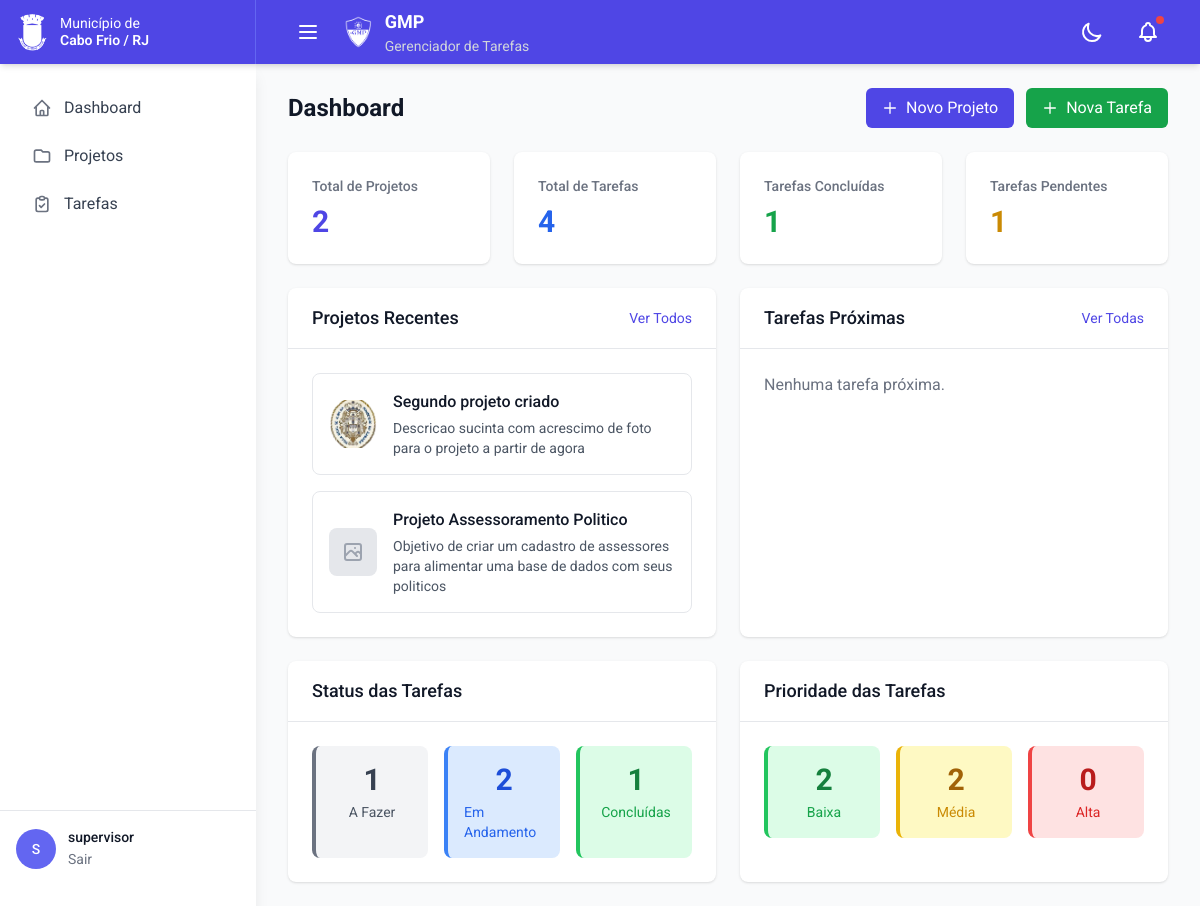
The app's page / (signed in), older data.
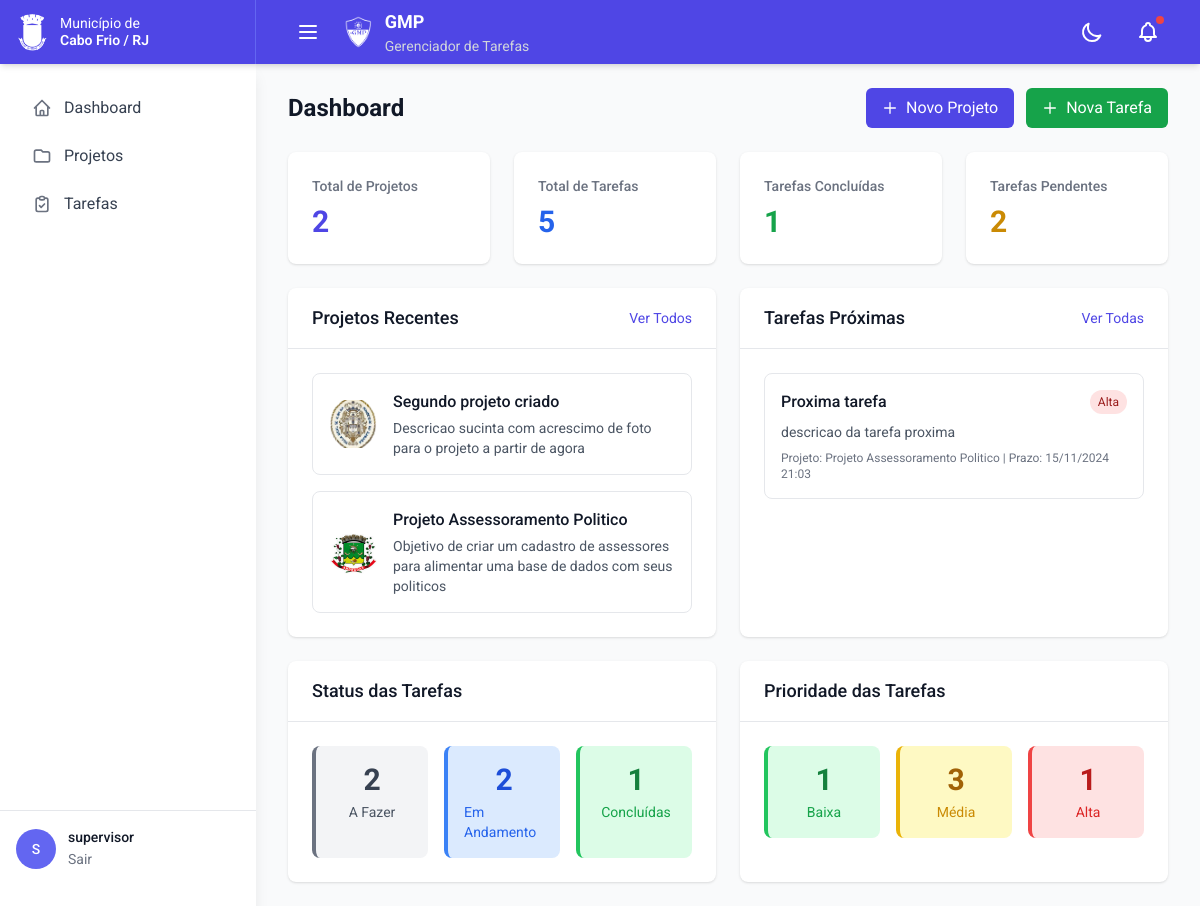
The same page, newer data.
### projects/models.py (models this page shows, shortened)
class Project(models.Model):
    title = models.CharField('Título', max_length=200)
    description = models.TextField('Descrição')
    detailed_description = RichTextField('Descrição Detalhada', null=True, blank=True)
    value = models.DecimalField('Valor', max_digits=10, decimal_places=2, default=0)
    is_active = models.BooleanField('Ativo', default=True)
    photo = models.ImageField('Foto', upload_to='projects/', null=True, blank=True)
    created_at = models.DateTimeField('Criado em', auto_now_add=True)
    owner = models.ForeignKey(
        settings.AUTH_USER_MODEL,
        verbose_name='Proprietário',
        on_delete=models.CASCADE,
        related_name='projects'
    )
    class Meta:
        verbose_name = 'Projeto'
        verbose_name_plural = 'Projetos'
        ordering = ['-created_at']

### tasks/models.py (models this page shows, shortened)
class Task(models.Model):
    PRIORITY_CHOICES = [
        ('low', 'Baixa'),
        ('medium', 'Média'),
        ('high', 'Alta'),
    ]
    STATUS_CHOICES = [
        ('todo', 'A Fazer'),
        ('doing', 'Em Andamento'),
        ('done', 'Concluída'),
    ]
    title = models.CharField('Título', max_length=200)
    description = models.TextField('Descrição')
    due_date = models.DateTimeField('Data de entrega')
    priority = models.CharField(
        'Prioridade',
        max_length=6,
        choices=PRIORITY_CHOICES,
        default='medium'
    )
    status = models.CharField(
        'Status',
        max_length=5,
        choices=STATUS_CHOICES,
        default='todo'
    )
    project = models.ForeignKey(
        Project,
        verbose_name='Projeto',
        on_delete=models.CASCADE,
        related_name='tasks'
    )
    created_at = models.DateTimeField('Criado em', auto_now_add=True)
    updated_at = models.DateTimeField('Atualizado em', auto_now=True)
    class Meta:
        verbose_name = 'Tarefa'
        verbose_name_plural = 'Tarefas'
        ordering = ['due_date']

### users/views.py (the view)
# urls.py: path('', views.dashboard, name='dashboard'),
@login_required
def dashboard(request):
    projects = Project.objects.filter(owner=request.user)
    tasks = Task.objects.filter(project__owner=request.user)
    stats = {
        'total_projects': projects.count(),
        'total_tasks': tasks.count(),
        'tasks_todo': tasks.filter(status='todo').count(),
        'tasks_doing': tasks.filter(status='doing').count(),
        'tasks_done': tasks.filter(status='done').count(),
        'tasks_by_priority': {
            'high': tasks.filter(priority='high').count(),
            'medium': tasks.filter(priority='medium').count(),
            'low': tasks.filter(priority='low').count(),
        }
    }
    from django.utils import timezone
    from datetime import timedelta
    upcoming_tasks = tasks.filter(
        due_date__range=[
            timezone.now(),
            timezone.now() + timedelta(days=7)
        ]
    ).order_by('due_date')[:5]
    recent_projects = projects.order_by('-created_at')[:3]
    context = {
        'stats': stats,
        'upcoming_tasks': upcoming_tasks,
        'recent_projects': recent_projects,
    }
    return render(request, 'users/dashboard.html', context)

### templates/users/dashboard.html (shortened to what the changed rows need)
{% extends 'base.html' %}
{% block content %}
<div class="mb-6 flex justify-between items-center">
    <h2 class="text-2xl font-bold text-gray-900 dark:text-white">Dashboard</h2>
</div>
<div class="grid grid-cols-1 md:grid-cols-4 gap-6 mb-6">
    <div class="bg-white dark:bg-gray-800 rounded-lg shadow p-6">
        <h5 class="text-sm font-medium text-gray-500 dark:text-gray-400">Total de Tarefas</h5>
        <div class="mt-2 text-3xl font-bold text-blue-600 dark:text-blue-400">{{ stats.total_tasks }}</div>
    </div>
    <div class="bg-white dark:bg-gray-800 rounded-lg shadow p-6">
        <h5 class="text-sm font-medium text-gray-500 dark:text-gray-400">Tarefas Pendentes</h5>
        <div class="mt-2 text-3xl font-bold text-yellow-600 dark:text-yellow-400">{{ stats.tasks_todo }}</div>
    </div>
</div>
<div class="grid grid-cols-1 md:grid-cols-2 gap-6">
    <div class="bg-white dark:bg-gray-800 rounded-lg shadow">
        <div class="p-6">
            {% if recent_projects %}
                <div class="space-y-4">
                    {% for project in recent_projects %}
                        <a href="{% url 'projects:detail' project.pk %}"
                           class="block p-4 rounded-lg border border-gray-200 dark:border-gray-700 hover:bg-gray-50 dark:hover:bg-gray-700">
                            <div class="flex items-center space-x-4">
                                {% if project.photo %}
                                    <img src="{{ project.photo.url }}"
                                         alt="Foto do projeto"
                                         class="w-12 h-12 rounded-lg object-cover">
                                {% else %}
                                    <div class="w-12 h-12 rounded-lg bg-gray-200 dark:bg-gray-600 flex items-center justify-center">
                                    </div>
                                {% endif %}
                                <div class="flex-1">
                                    <h6 class="font-medium text-gray-900 dark:text-white">{{ project.title }}</h6>
                                    <p class="mt-1 text-sm text-gray-600 dark:text-gray-300">{{ project.description|truncatewords:20 }}</p>
                                </div>
                            </div>
                        </a>
                    {% endfor %}
                </div>
            {% else %}
                <p class="text-gray-500 dark:text-gray-400">Nenhum projeto criado ainda.</p>
            {% endif %}
        </div>
    </div>
    <div class="bg-white dark:bg-gray-800 rounded-lg shadow">
        <div class="p-6">
            {% if upcoming_tasks %}
                <div class="space-y-4">
                    {% for task in upcoming_tasks %}
                        <a href="{% url 'tasks:detail' task.pk %}"
                           class="block p-4 rounded-lg border border-gray-200 dark:border-gray-700 hover:bg-gray-50 dark:hover:bg-gray-700">
                            <div class="flex justify-between items-start">
                                <h6 class="font-medium text-gray-900 dark:text-white">{{ task.title }}</h6>
                                <span class="px-2 py-1 text-xs rounded-full
                                    {% if task.priority == 'high' %}bg-red-100 dark:bg-red-900 text-red-800 dark:text-red-200
                                    {% elif task.priority == 'medium' %}bg-yellow-100 dark:bg-yellow-900 text-yellow-800 dark:text-yellow-200
                                    {% else %}bg-green-100 dark:bg-green-900 text-green-800 dark:text-green-200{% endif %}">
                                    {{ task.get_priority_display }}
                                </span>
                            </div>
                            <p class="mt-2 text-sm text-gray-600 dark:text-gray-300">{{ task.description|truncatewords:20 }}</p>
                            <div class="mt-2 text-xs text-gray-500 dark:text-gray-400">
                                Projeto: {{ task.project.title }} |
                                Prazo: {{ task.due_date|date:"d/m/Y H:i" }}
                            </div>
                        </a>
                    {% endfor %}
                </div>
            {% else %}
                <p class="text-gray-500 dark:text-gray-400">Nenhuma tarefa próxima.</p>
            {% endif %}
        </div>
    </div>
</div>
<div class="grid grid-cols-1 md:grid-cols-2 gap-6 mt-6">
    <div class="bg-white dark:bg-gray-800 rounded-lg shadow">
        <div class="p-6">
            <div class="grid grid-cols-1 sm:grid-cols-3 gap-4">
                <div class="bg-gray-100 dark:bg-gray-700 rounded-lg p-4 border-l-4 border-gray-500 dark:border-gray-400">
                    <div class="flex flex-col items-center">
                        <span class="text-3xl font-bold text-gray-700 dark:text-gray-300">
                            {{ stats.tasks_todo }}
                        </span>
                        <span class="text-sm text-gray-600 dark:text-gray-400 mt-1">
                            A Fazer
                        </span>
                    </div>
                </div>
            </div>
        </div>
    </div>
    <div class="bg-white dark:bg-gray-800 rounded-lg shadow">
        <div class="p-6">
            <div class="grid grid-cols-1 sm:grid-cols-3 gap-4">
                <div class="bg-green-100 dark:bg-green-900 rounded-lg p-4 border-l-4 border-green-500 dark:border-green-400">
                    <div class="flex flex-col items-center">
                        <span class="text-3xl font-bold text-green-700 dark:text-green-300">
                            {{ stats.tasks_by_priority.low }}
                        </span>
                        <span class="text-sm text-green-600 dark:text-green-400 mt-1">
                            Baixa
                        </span>
                    </div>
                </div>
                <div class="bg-yellow-100 dark:bg-yellow-900 rounded-lg p-4 border-l-4 border-yellow-500 dark:border-yellow-400">
                    <div class="flex flex-col items-center">
                        <span class="text-3xl font-bold text-yellow-700 dark:text-yellow-300">
                            {{ stats.tasks_by_priority.medium }}
                        </span>
                        <span class="text-sm text-yellow-600 dark:text-yellow-400 mt-1">
                            Média
                        </span>
                    </div>
                </div>
                <div class="bg-red-100 dark:bg-red-900 rounded-lg p-4 border-l-4 border-red-500 dark:border-red-400">
                    <div class="flex flex-col items-center">
                        <span class="text-3xl font-bold text-red-700 dark:text-red-300">
                            {{ stats.tasks_by_priority.high }}
                        </span>
                        <span class="text-sm text-red-600 dark:text-red-400 mt-1">
                            Alta
                        </span>
                    </div>
                </div>
            </div>
        </div>
    </div>
</div>
{% endblock %}

Row changes from the older to the newer data that the page shows:
changed Project "Projeto Assessoramento Politico": photo: picture added
now on this page (row edited): Task: title "Proxima tarefa", priority "Alta", description "descricao da tarefa proxima", project "Projeto Assessoramento Politico", due_date "15/11/2024 21:03"
Text that changed along with them:
{{ stats.total_tasks }}: "4" → "5"
{{ stats.tasks_todo }}: "1" → "2"
{{ stats.tasks_by_priority.low }}: "2" → "1"
{{ stats.tasks_by_priority.medium }}: "2" → "3"
{{ stats.tasks_by_priority.high }}: "0" → "1"
text no longer shown: "Nenhuma tarefa próxima."
